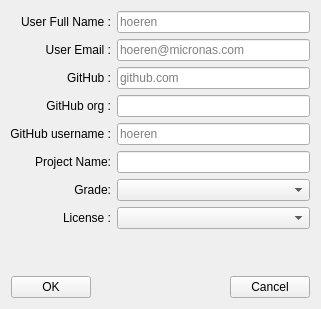
<?xml version="1.0" encoding="UTF-8"?>
<ui version="4.0">
 <class>NewProjectDialog</class>
 <widget class="QDialog" name="NewProjectDialog">
  <property name="geometry">
   <rect>
    <x>0</x>
    <y>0</y>
    <width>321</width>
    <height>309</height>
   </rect>
  </property>
  <property name="sizePolicy">
   <sizepolicy hsizetype="Preferred" vsizetype="Fixed">
    <horstretch>0</horstretch>
    <verstretch>0</verstretch>
   </sizepolicy>
  </property>
  <property name="minimumSize">
   <size>
    <width>321</width>
    <height>309</height>
   </size>
  </property>
  <property name="maximumSize">
   <size>
    <width>16777215</width>
    <height>500</height>
   </size>
  </property>
  <property name="windowTitle">
   <string>Dialog</string>
  </property>
  <layout class="QVBoxLayout" name="verticalLayout">
   <item>
    <layout class="QHBoxLayout" name="horizontalLayout">
     <item>
      <widget class="QLabel" name="NewProjectLabel_2">
       <property name="sizePolicy">
        <sizepolicy hsizetype="Fixed" vsizetype="Fixed">
         <horstretch>0</horstretch>
         <verstretch>0</verstretch>
        </sizepolicy>
       </property>
       <property name="minimumSize">
        <size>
         <width>100</width>
         <height>22</height>
        </size>
       </property>
       <property name="maximumSize">
        <size>
         <width>100</width>
         <height>22</height>
        </size>
       </property>
       <property name="text">
        <string>User Full Name :</string>
       </property>
       <property name="alignment">
        <set>Qt::AlignRight|Qt::AlignTrailing|Qt::AlignVCenter</set>
       </property>
      </widget>
     </item>
     <item>
      <widget class="QLineEdit" name="userFullName">
       <property name="minimumSize">
        <size>
         <width>150</width>
         <height>22</height>
        </size>
       </property>
       <property name="maximumSize">
        <size>
         <width>16777215</width>
         <height>22</height>
        </size>
       </property>
       <property name="text">
        <string/>
       </property>
       <property name="placeholderText">
        <string>hoeren</string>
       </property>
      </widget>
     </item>
    </layout>
   </item>
   <item>
    <layout class="QHBoxLayout" name="horizontalLayout_3">
     <item>
      <widget class="QLabel" name="NewProjectLabel_3">
       <property name="sizePolicy">
        <sizepolicy hsizetype="Fixed" vsizetype="Fixed">
         <horstretch>0</horstretch>
         <verstretch>0</verstretch>
        </sizepolicy>
       </property>
       <property name="minimumSize">
        <size>
         <width>100</width>
         <height>22</height>
        </size>
       </property>
       <property name="maximumSize">
        <size>
         <width>100</width>
         <height>22</height>
        </size>
       </property>
       <property name="text">
        <string>User Email :</string>
       </property>
       <property name="alignment">
        <set>Qt::AlignRight|Qt::AlignTrailing|Qt::AlignVCenter</set>
       </property>
      </widget>
     </item>
     <item>
      <widget class="QLineEdit" name="userEmail">
       <property name="minimumSize">
        <size>
         <width>150</width>
         <height>22</height>
        </size>
       </property>
       <property name="maximumSize">
        <size>
         <width>16777215</width>
         <height>22</height>
        </size>
       </property>
       <property name="text">
        <string/>
       </property>
       <property name="placeholderText">
        <string>hoeren@micronas.com</string>
       </property>
      </widget>
     </item>
    </layout>
   </item>
   <item>
    <layout class="QHBoxLayout" name="horizontalLayout_4">
     <item>
      <widget class="QLabel" name="NewProjectLabel_4">
       <property name="sizePolicy">
        <sizepolicy hsizetype="Fixed" vsizetype="Fixed">
         <horstretch>0</horstretch>
         <verstretch>0</verstretch>
        </sizepolicy>
       </property>
       <property name="minimumSize">
        <size>
         <width>100</width>
         <height>22</height>
        </size>
       </property>
       <property name="maximumSize">
        <size>
         <width>100</width>
         <height>22</height>
        </size>
       </property>
       <property name="text">
        <string>GitHub :</string>
       </property>
       <property name="alignment">
        <set>Qt::AlignRight|Qt::AlignTrailing|Qt::AlignVCenter</set>
       </property>
      </widget>
     </item>
     <item>
      <widget class="QLineEdit" name="github">
       <property name="minimumSize">
        <size>
         <width>150</width>
         <height>22</height>
        </size>
       </property>
       <property name="maximumSize">
        <size>
         <width>16777215</width>
         <height>22</height>
        </size>
       </property>
       <property name="text">
        <string/>
       </property>
       <property name="placeholderText">
        <string>github.com</string>
       </property>
      </widget>
     </item>
    </layout>
   </item>
   <item>
    <layout class="QHBoxLayout" name="horizontalLayout_5">
     <item>
      <widget class="QLabel" name="NewProjectLabel_5">
       <property name="sizePolicy">
        <sizepolicy hsizetype="Fixed" vsizetype="Fixed">
         <horstretch>0</horstretch>
         <verstretch>0</verstretch>
        </sizepolicy>
       </property>
       <property name="minimumSize">
        <size>
         <width>100</width>
         <height>22</height>
        </size>
       </property>
       <property name="maximumSize">
        <size>
         <width>100</width>
         <height>22</height>
        </size>
       </property>
       <property name="text">
        <string>GitHub org :</string>
       </property>
       <property name="alignment">
        <set>Qt::AlignRight|Qt::AlignTrailing|Qt::AlignVCenter</set>
       </property>
      </widget>
     </item>
     <item>
      <widget class="QLineEdit" name="githubOrg">
       <property name="minimumSize">
        <size>
         <width>150</width>
         <height>22</height>
        </size>
       </property>
       <property name="maximumSize">
        <size>
         <width>16777215</width>
         <height>22</height>
        </size>
       </property>
       <property name="text">
        <string/>
       </property>
      </widget>
     </item>
    </layout>
   </item>
   <item>
    <layout class="QHBoxLayout" name="horizontalLayout_6">
     <item>
      <widget class="QLabel" name="NewProjectLabel_6">
       <property name="sizePolicy">
        <sizepolicy hsizetype="Fixed" vsizetype="Fixed">
         <horstretch>0</horstretch>
         <verstretch>0</verstretch>
        </sizepolicy>
       </property>
       <property name="minimumSize">
        <size>
         <width>100</width>
         <height>22</height>
        </size>
       </property>
       <property name="maximumSize">
        <size>
         <width>100</width>
         <height>22</height>
        </size>
       </property>
       <property name="text">
        <string>GitHub username :</string>
       </property>
       <property name="alignment">
        <set>Qt::AlignRight|Qt::AlignTrailing|Qt::AlignVCenter</set>
       </property>
      </widget>
     </item>
     <item>
      <widget class="QLineEdit" name="githubUser">
       <property name="minimumSize">
        <size>
         <width>150</width>
         <height>22</height>
        </size>
       </property>
       <property name="maximumSize">
        <size>
         <width>16777215</width>
         <height>22</height>
        </size>
       </property>
       <property name="text">
        <string/>
       </property>
       <property name="placeholderText">
        <string>hoeren</string>
       </property>
      </widget>
     </item>
    </layout>
   </item>
   <item>
    <layout class="QHBoxLayout" name="horizontalLayout_7">
     <item>
      <widget class="QLabel" name="NewProjectLabel">
       <property name="sizePolicy">
        <sizepolicy hsizetype="Fixed" vsizetype="Fixed">
         <horstretch>0</horstretch>
         <verstretch>0</verstretch>
        </sizepolicy>
       </property>
       <property name="minimumSize">
        <size>
         <width>100</width>
         <height>22</height>
        </size>
       </property>
       <property name="maximumSize">
        <size>
         <width>100</width>
         <height>22</height>
        </size>
       </property>
       <property name="text">
        <string>Project Name:</string>
       </property>
       <property name="alignment">
        <set>Qt::AlignRight|Qt::AlignTrailing|Qt::AlignVCenter</set>
       </property>
      </widget>
     </item>
     <item>
      <widget class="QLineEdit" name="projectName">
       <property name="minimumSize">
        <size>
         <width>150</width>
         <height>22</height>
        </size>
       </property>
       <property name="maximumSize">
        <size>
         <width>16777215</width>
         <height>22</height>
        </size>
       </property>
       <property name="text">
        <string/>
       </property>
      </widget>
     </item>
    </layout>
   </item>
   <item>
    <layout class="QHBoxLayout" name="horizontalLayout_8">
     <item>
      <widget class="QLabel" name="label_4">
       <property name="sizePolicy">
        <sizepolicy hsizetype="Fixed" vsizetype="Fixed">
         <horstretch>0</horstretch>
         <verstretch>0</verstretch>
        </sizepolicy>
       </property>
       <property name="minimumSize">
        <size>
         <width>100</width>
         <height>22</height>
        </size>
       </property>
       <property name="maximumSize">
        <size>
         <width>100</width>
         <height>22</height>
        </size>
       </property>
       <property name="text">
        <string>Grade:</string>
       </property>
       <property name="alignment">
        <set>Qt::AlignRight|Qt::AlignTrailing|Qt::AlignVCenter</set>
       </property>
      </widget>
     </item>
     <item>
      <widget class="QComboBox" name="projectGrade">
       <property name="sizePolicy">
        <sizepolicy hsizetype="MinimumExpanding" vsizetype="Fixed">
         <horstretch>0</horstretch>
         <verstretch>0</verstretch>
        </sizepolicy>
       </property>
       <property name="minimumSize">
        <size>
         <width>150</width>
         <height>22</height>
        </size>
       </property>
       <property name="maximumSize">
        <size>
         <width>16777215</width>
         <height>22</height>
        </size>
       </property>
       <property name="toolTip">
        <string>Indicate Base Grade of the project</string>
       </property>
       <item>
        <property name="text">
         <string/>
        </property>
       </item>
       <item>
        <property name="text">
         <string>Commercial</string>
        </property>
       </item>
       <item>
        <property name="text">
         <string>Industrial</string>
        </property>
       </item>
       <item>
        <property name="text">
         <string>Automotive</string>
        </property>
       </item>
       <item>
        <property name="text">
         <string>Medical</string>
        </property>
       </item>
       <item>
        <property name="text">
         <string>Military</string>
        </property>
       </item>
      </widget>
     </item>
    </layout>
   </item>
   <item>
    <layout class="QHBoxLayout" name="horizontalLayout_9">
     <item>
      <widget class="QLabel" name="label_5">
       <property name="sizePolicy">
        <sizepolicy hsizetype="Fixed" vsizetype="Fixed">
         <horstretch>0</horstretch>
         <verstretch>0</verstretch>
        </sizepolicy>
       </property>
       <property name="minimumSize">
        <size>
         <width>100</width>
         <height>22</height>
        </size>
       </property>
       <property name="maximumSize">
        <size>
         <width>100</width>
         <height>22</height>
        </size>
       </property>
       <property name="text">
        <string>License :</string>
       </property>
       <property name="alignment">
        <set>Qt::AlignRight|Qt::AlignTrailing|Qt::AlignVCenter</set>
       </property>
      </widget>
     </item>
     <item>
      <widget class="QComboBox" name="projecLicense">
       <property name="sizePolicy">
        <sizepolicy hsizetype="MinimumExpanding" vsizetype="Fixed">
         <horstretch>0</horstretch>
         <verstretch>0</verstretch>
        </sizepolicy>
       </property>
       <property name="minimumSize">
        <size>
         <width>150</width>
         <height>22</height>
        </size>
       </property>
       <property name="maximumSize">
        <size>
         <width>16777215</width>
         <height>22</height>
        </size>
       </property>
       <property name="toolTip">
        <string>Indicate Base Grade of the project</string>
       </property>
       <item>
        <property name="text">
         <string/>
        </property>
       </item>
       <item>
        <property name="text">
         <string>Commercial</string>
        </property>
       </item>
       <item>
        <property name="text">
         <string>Industrial</string>
        </property>
       </item>
       <item>
        <property name="text">
         <string>Automotive</string>
        </property>
       </item>
       <item>
        <property name="text">
         <string>Medical</string>
        </property>
       </item>
       <item>
        <property name="text">
         <string>Military</string>
        </property>
       </item>
      </widget>
     </item>
    </layout>
   </item>
   <item>
    <widget class="QLabel" name="Feedback">
     <property name="minimumSize">
      <size>
       <width>200</width>
       <height>22</height>
      </size>
     </property>
     <property name="text">
      <string/>
     </property>
     <property name="alignment">
      <set>Qt::AlignCenter</set>
     </property>
    </widget>
   </item>
   <item>
    <layout class="QHBoxLayout" name="horizontalLayout_2">
     <item>
      <widget class="QPushButton" name="OKButton">
       <property name="text">
        <string>OK</string>
       </property>
       <property name="autoDefault">
        <bool>false</bool>
       </property>
      </widget>
     </item>
     <item>
      <spacer name="horizontalSpacer">
       <property name="orientation">
        <enum>Qt::Horizontal</enum>
       </property>
       <property name="sizeHint" stdset="0">
        <size>
         <width>40</width>
         <height>20</height>
        </size>
       </property>
      </spacer>
     </item>
     <item>
      <widget class="QPushButton" name="CancelButton">
       <property name="text">
        <string>Cancel</string>
       </property>
       <property name="autoDefault">
        <bool>false</bool>
       </property>
      </widget>
     </item>
    </layout>
   </item>
  </layout>
 </widget>
 <resources/>
 <connections/>
</ui>
